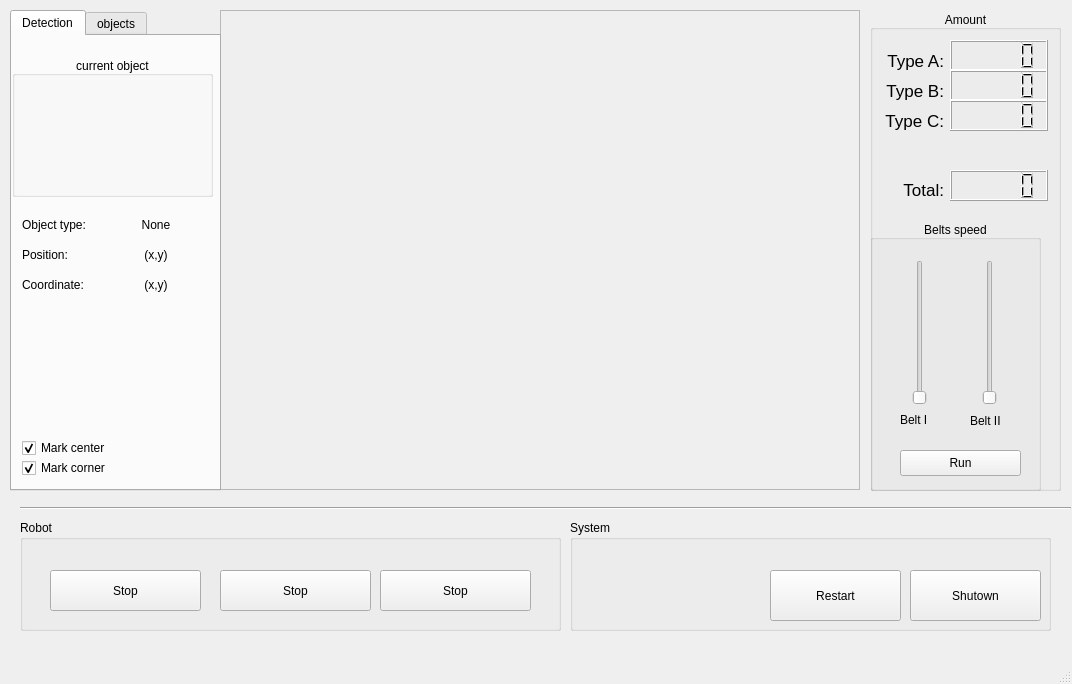
<?xml version="1.0" encoding="UTF-8"?>
<ui version="4.0">
 <class>MainWindow</class>
 <widget class="QMainWindow" name="MainWindow">
  <property name="geometry">
   <rect>
    <x>0</x>
    <y>0</y>
    <width>1072</width>
    <height>684</height>
   </rect>
  </property>
  <property name="windowTitle">
   <string>find object</string>
  </property>
  <widget class="QWidget" name="centralwidget">
   <property name="sizePolicy">
    <sizepolicy hsizetype="Maximum" vsizetype="Maximum">
     <horstretch>0</horstretch>
     <verstretch>0</verstretch>
    </sizepolicy>
   </property>
   <widget class="QFrame" name="frame">
    <property name="geometry">
     <rect>
      <x>220</x>
      <y>10</y>
      <width>640</width>
      <height>480</height>
     </rect>
    </property>
    <property name="frameShape">
     <enum>QFrame::StyledPanel</enum>
    </property>
    <property name="frameShadow">
     <enum>QFrame::Raised</enum>
    </property>
    <widget class="QLabel" name="camera_label">
     <property name="geometry">
      <rect>
       <x>0</x>
       <y>0</y>
       <width>640</width>
       <height>480</height>
      </rect>
     </property>
     <property name="sizePolicy">
      <sizepolicy hsizetype="Maximum" vsizetype="Maximum">
       <horstretch>0</horstretch>
       <verstretch>0</verstretch>
      </sizepolicy>
     </property>
     <property name="text">
      <string/>
     </property>
     <property name="pixmap">
      <pixmap>../../../../../../home/hungtooc/Pictures/7e5af3311146d8188157.jpg</pixmap>
     </property>
     <property name="scaledContents">
      <bool>true</bool>
     </property>
    </widget>
   </widget>
   <widget class="QGroupBox" name="groupBox">
    <property name="geometry">
     <rect>
      <x>20</x>
      <y>520</y>
      <width>541</width>
      <height>111</height>
     </rect>
    </property>
    <property name="title">
     <string>Robot</string>
    </property>
    <widget class="QPushButton" name="pushButton_4">
     <property name="geometry">
      <rect>
       <x>360</x>
       <y>50</y>
       <width>151</width>
       <height>41</height>
      </rect>
     </property>
     <property name="text">
      <string>Stop</string>
     </property>
    </widget>
    <widget class="QPushButton" name="pushButton_6">
     <property name="geometry">
      <rect>
       <x>30</x>
       <y>50</y>
       <width>151</width>
       <height>41</height>
      </rect>
     </property>
     <property name="text">
      <string>Stop</string>
     </property>
    </widget>
    <widget class="QPushButton" name="pushButton_7">
     <property name="geometry">
      <rect>
       <x>200</x>
       <y>50</y>
       <width>151</width>
       <height>41</height>
      </rect>
     </property>
     <property name="text">
      <string>Stop</string>
     </property>
    </widget>
   </widget>
   <widget class="Line" name="line">
    <property name="geometry">
     <rect>
      <x>20</x>
      <y>500</y>
      <width>1051</width>
      <height>16</height>
     </rect>
    </property>
    <property name="orientation">
     <enum>Qt::Horizontal</enum>
    </property>
   </widget>
   <widget class="QGroupBox" name="groupBox_2">
    <property name="geometry">
     <rect>
      <x>870</x>
      <y>10</y>
      <width>191</width>
      <height>481</height>
     </rect>
    </property>
    <property name="title">
     <string>Amount</string>
    </property>
    <property name="alignment">
     <set>Qt::AlignBottom|Qt::AlignHCenter</set>
    </property>
    <widget class="QGroupBox" name="groupBox_4">
     <property name="geometry">
      <rect>
       <x>0</x>
       <y>210</y>
       <width>171</width>
       <height>271</height>
      </rect>
     </property>
     <property name="title">
      <string>Belts speed</string>
     </property>
     <property name="alignment">
      <set>Qt::AlignBottom|Qt::AlignHCenter</set>
     </property>
     <widget class="QLabel" name="label_2">
      <property name="geometry">
       <rect>
        <x>30</x>
        <y>190</y>
        <width>41</width>
        <height>20</height>
       </rect>
      </property>
      <property name="text">
       <string>Belt I</string>
      </property>
     </widget>
     <widget class="QSlider" name="verticalSlider_belt1">
      <property name="geometry">
       <rect>
        <x>40</x>
        <y>40</y>
        <width>20</width>
        <height>145</height>
       </rect>
      </property>
      <property name="orientation">
       <enum>Qt::Vertical</enum>
      </property>
     </widget>
     <widget class="QSlider" name="verticalSlider_belt2">
      <property name="geometry">
       <rect>
        <x>110</x>
        <y>40</y>
        <width>20</width>
        <height>145</height>
       </rect>
      </property>
      <property name="orientation">
       <enum>Qt::Vertical</enum>
      </property>
     </widget>
     <widget class="QLabel" name="label_4">
      <property name="geometry">
       <rect>
        <x>100</x>
        <y>190</y>
        <width>41</width>
        <height>21</height>
       </rect>
      </property>
      <property name="text">
       <string>Belt II</string>
      </property>
     </widget>
     <widget class="QPushButton" name="pushButton_2">
      <property name="geometry">
       <rect>
        <x>30</x>
        <y>230</y>
        <width>121</width>
        <height>26</height>
       </rect>
      </property>
      <property name="text">
       <string>Run</string>
      </property>
     </widget>
    </widget>
    <widget class="QLCDNumber" name="no_objectA">
     <property name="geometry">
      <rect>
       <x>80</x>
       <y>30</y>
       <width>98</width>
       <height>31</height>
      </rect>
     </property>
    </widget>
    <widget class="QLCDNumber" name="no_objectB">
     <property name="geometry">
      <rect>
       <x>80</x>
       <y>60</y>
       <width>98</width>
       <height>31</height>
      </rect>
     </property>
    </widget>
    <widget class="QLabel" name="label_3">
     <property name="geometry">
      <rect>
       <x>10</x>
       <y>40</y>
       <width>64</width>
       <height>21</height>
      </rect>
     </property>
     <property name="font">
      <font>
       <pointsize>13</pointsize>
      </font>
     </property>
     <property name="layoutDirection">
      <enum>Qt::LeftToRight</enum>
     </property>
     <property name="text">
      <string>Type A:</string>
     </property>
     <property name="scaledContents">
      <bool>false</bool>
     </property>
     <property name="alignment">
      <set>Qt::AlignRight|Qt::AlignTrailing|Qt::AlignVCenter</set>
     </property>
    </widget>
    <widget class="QLabel" name="label_5">
     <property name="geometry">
      <rect>
       <x>10</x>
       <y>70</y>
       <width>64</width>
       <height>21</height>
      </rect>
     </property>
     <property name="font">
      <font>
       <pointsize>13</pointsize>
      </font>
     </property>
     <property name="layoutDirection">
      <enum>Qt::LeftToRight</enum>
     </property>
     <property name="text">
      <string>Type B:</string>
     </property>
     <property name="scaledContents">
      <bool>false</bool>
     </property>
     <property name="alignment">
      <set>Qt::AlignRight|Qt::AlignTrailing|Qt::AlignVCenter</set>
     </property>
    </widget>
    <widget class="QLCDNumber" name="no_objectC">
     <property name="geometry">
      <rect>
       <x>80</x>
       <y>90</y>
       <width>98</width>
       <height>31</height>
      </rect>
     </property>
    </widget>
    <widget class="QLabel" name="label_7">
     <property name="geometry">
      <rect>
       <x>10</x>
       <y>100</y>
       <width>64</width>
       <height>21</height>
      </rect>
     </property>
     <property name="font">
      <font>
       <pointsize>13</pointsize>
      </font>
     </property>
     <property name="layoutDirection">
      <enum>Qt::LeftToRight</enum>
     </property>
     <property name="text">
      <string>Type C:</string>
     </property>
     <property name="scaledContents">
      <bool>false</bool>
     </property>
     <property name="alignment">
      <set>Qt::AlignRight|Qt::AlignTrailing|Qt::AlignVCenter</set>
     </property>
    </widget>
    <widget class="QLabel" name="label_8">
     <property name="geometry">
      <rect>
       <x>10</x>
       <y>170</y>
       <width>64</width>
       <height>21</height>
      </rect>
     </property>
     <property name="font">
      <font>
       <pointsize>13</pointsize>
      </font>
     </property>
     <property name="layoutDirection">
      <enum>Qt::LeftToRight</enum>
     </property>
     <property name="text">
      <string>Total:</string>
     </property>
     <property name="textFormat">
      <enum>Qt::RichText</enum>
     </property>
     <property name="scaledContents">
      <bool>false</bool>
     </property>
     <property name="alignment">
      <set>Qt::AlignRight|Qt::AlignTrailing|Qt::AlignVCenter</set>
     </property>
    </widget>
    <widget class="QLCDNumber" name="no_total">
     <property name="geometry">
      <rect>
       <x>80</x>
       <y>160</y>
       <width>98</width>
       <height>31</height>
      </rect>
     </property>
    </widget>
   </widget>
   <widget class="QTabWidget" name="tabWidget">
    <property name="geometry">
     <rect>
      <x>10</x>
      <y>10</y>
      <width>211</width>
      <height>481</height>
     </rect>
    </property>
    <property name="currentIndex">
     <number>0</number>
    </property>
    <widget class="QWidget" name="tab_2">
     <attribute name="title">
      <string>Detection</string>
     </attribute>
     <widget class="QGroupBox" name="groupBox_5">
      <property name="geometry">
       <rect>
        <x>0</x>
        <y>20</y>
        <width>201</width>
        <height>141</height>
       </rect>
      </property>
      <property name="title">
       <string>current object</string>
      </property>
      <property name="alignment">
       <set>Qt::AlignBottom|Qt::AlignHCenter</set>
      </property>
      <widget class="QLabel" name="label_current_object">
       <property name="geometry">
        <rect>
         <x>50</x>
         <y>30</y>
         <width>100</width>
         <height>100</height>
        </rect>
       </property>
       <property name="text">
        <string/>
       </property>
       <property name="pixmap">
        <pixmap>images/object_01.png</pixmap>
       </property>
       <property name="scaledContents">
        <bool>true</bool>
       </property>
      </widget>
     </widget>
     <widget class="QLabel" name="temp_label">
      <property name="geometry">
       <rect>
        <x>10</x>
        <y>180</y>
        <width>88</width>
        <height>17</height>
       </rect>
      </property>
      <property name="text">
       <string>Object type:</string>
      </property>
     </widget>
     <widget class="QLabel" name="label_current_object_type">
      <property name="geometry">
       <rect>
        <x>100</x>
        <y>180</y>
        <width>88</width>
        <height>17</height>
       </rect>
      </property>
      <property name="text">
       <string>None</string>
      </property>
      <property name="alignment">
       <set>Qt::AlignCenter</set>
      </property>
     </widget>
     <widget class="QLabel" name="label_current_object_pos">
      <property name="geometry">
       <rect>
        <x>100</x>
        <y>210</y>
        <width>88</width>
        <height>17</height>
       </rect>
      </property>
      <property name="text">
       <string>(x,y)</string>
      </property>
      <property name="alignment">
       <set>Qt::AlignCenter</set>
      </property>
     </widget>
     <widget class="QLabel" name="temp_label_2">
      <property name="geometry">
       <rect>
        <x>10</x>
        <y>210</y>
        <width>88</width>
        <height>17</height>
       </rect>
      </property>
      <property name="text">
       <string>Position:</string>
      </property>
     </widget>
     <widget class="QLabel" name="temp_label_3">
      <property name="geometry">
       <rect>
        <x>10</x>
        <y>240</y>
        <width>88</width>
        <height>17</height>
       </rect>
      </property>
      <property name="text">
       <string>Coordinate:</string>
      </property>
     </widget>
     <widget class="QLabel" name="label_current_object_coord">
      <property name="geometry">
       <rect>
        <x>100</x>
        <y>240</y>
        <width>88</width>
        <height>17</height>
       </rect>
      </property>
      <property name="text">
       <string>(x,y)</string>
      </property>
      <property name="alignment">
       <set>Qt::AlignCenter</set>
      </property>
     </widget>
     <widget class="QCheckBox" name="checkBox_markcorner">
      <property name="geometry">
       <rect>
        <x>10</x>
        <y>420</y>
        <width>109</width>
        <height>24</height>
       </rect>
      </property>
      <property name="text">
       <string>Mark corner</string>
      </property>
      <property name="checked">
       <bool>true</bool>
      </property>
     </widget>
     <widget class="QCheckBox" name="checkBox_markcenter">
      <property name="geometry">
       <rect>
        <x>10</x>
        <y>400</y>
        <width>109</width>
        <height>24</height>
       </rect>
      </property>
      <property name="text">
       <string>Mark center</string>
      </property>
      <property name="checked">
       <bool>true</bool>
      </property>
     </widget>
    </widget>
    <widget class="QWidget" name="info">
     <attribute name="title">
      <string>objects</string>
     </attribute>
     <widget class="QGroupBox" name="groupBox_3">
      <property name="geometry">
       <rect>
        <x>10</x>
        <y>0</y>
        <width>191</width>
        <height>431</height>
       </rect>
      </property>
      <property name="title">
       <string/>
      </property>
      <widget class="QLabel" name="label_9">
       <property name="geometry">
        <rect>
         <x>70</x>
         <y>40</y>
         <width>100</width>
         <height>100</height>
        </rect>
       </property>
       <property name="text">
        <string/>
       </property>
       <property name="pixmap">
        <pixmap>images/object_01.png</pixmap>
       </property>
       <property name="scaledContents">
        <bool>true</bool>
       </property>
      </widget>
      <widget class="QLabel" name="label_10">
       <property name="geometry">
        <rect>
         <x>70</x>
         <y>150</y>
         <width>100</width>
         <height>100</height>
        </rect>
       </property>
       <property name="text">
        <string/>
       </property>
       <property name="pixmap">
        <pixmap>images/object_02.png</pixmap>
       </property>
       <property name="scaledContents">
        <bool>true</bool>
       </property>
      </widget>
      <widget class="QLabel" name="label_12">
       <property name="geometry">
        <rect>
         <x>70</x>
         <y>260</y>
         <width>100</width>
         <height>100</height>
        </rect>
       </property>
       <property name="text">
        <string/>
       </property>
       <property name="pixmap">
        <pixmap>images/object_demo.jpg</pixmap>
       </property>
       <property name="scaledContents">
        <bool>true</bool>
       </property>
      </widget>
      <widget class="QLabel" name="label_13">
       <property name="geometry">
        <rect>
         <x>0</x>
         <y>80</y>
         <width>67</width>
         <height>17</height>
        </rect>
       </property>
       <property name="text">
        <string>type A</string>
       </property>
       <property name="alignment">
        <set>Qt::AlignCenter</set>
       </property>
      </widget>
      <widget class="QLabel" name="label_14">
       <property name="geometry">
        <rect>
         <x>0</x>
         <y>190</y>
         <width>67</width>
         <height>17</height>
        </rect>
       </property>
       <property name="text">
        <string>type B</string>
       </property>
       <property name="alignment">
        <set>Qt::AlignCenter</set>
       </property>
      </widget>
      <widget class="QLabel" name="label_15">
       <property name="geometry">
        <rect>
         <x>0</x>
         <y>300</y>
         <width>67</width>
         <height>17</height>
        </rect>
       </property>
       <property name="text">
        <string>type C</string>
       </property>
       <property name="alignment">
        <set>Qt::AlignCenter</set>
       </property>
      </widget>
     </widget>
    </widget>
   </widget>
   <widget class="QGroupBox" name="groupBox_6">
    <property name="geometry">
     <rect>
      <x>570</x>
      <y>520</y>
      <width>481</width>
      <height>111</height>
     </rect>
    </property>
    <property name="title">
     <string>System</string>
    </property>
    <widget class="QPushButton" name="pushButton">
     <property name="geometry">
      <rect>
       <x>200</x>
       <y>50</y>
       <width>131</width>
       <height>51</height>
      </rect>
     </property>
     <property name="text">
      <string>Restart</string>
     </property>
     <property name="checkable">
      <bool>false</bool>
     </property>
    </widget>
    <widget class="QPushButton" name="pushButton_5">
     <property name="geometry">
      <rect>
       <x>340</x>
       <y>50</y>
       <width>131</width>
       <height>51</height>
      </rect>
     </property>
     <property name="text">
      <string>Shutown</string>
     </property>
    </widget>
   </widget>
  </widget>
  <widget class="QMenuBar" name="menubar">
   <property name="geometry">
    <rect>
     <x>0</x>
     <y>0</y>
     <width>1072</width>
     <height>22</height>
    </rect>
   </property>
  </widget>
  <widget class="QStatusBar" name="statusbar"/>
 </widget>
 <resources/>
 <connections/>
</ui>
